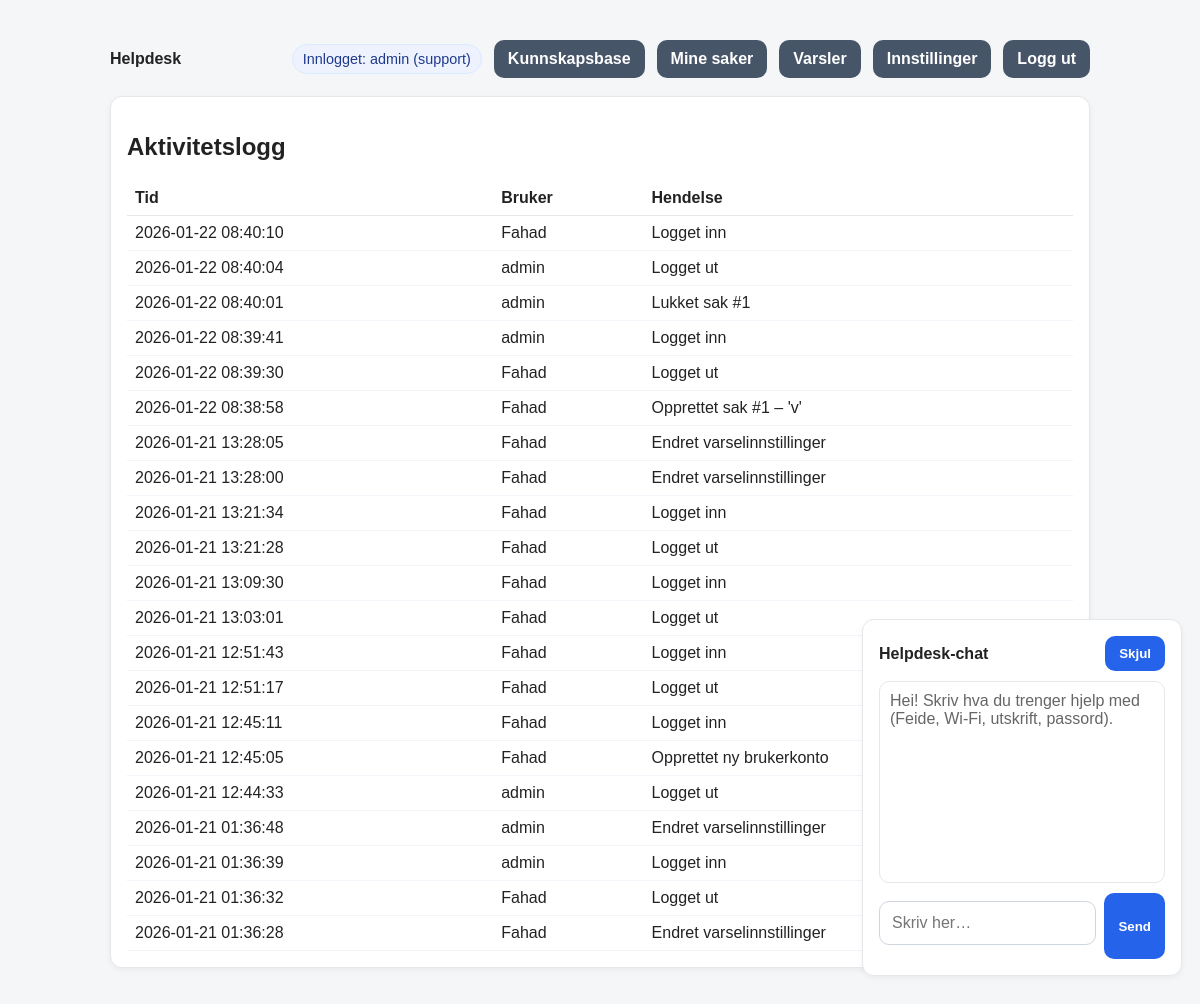
The page /admin/activity (signed in) on the database as committed earlier.
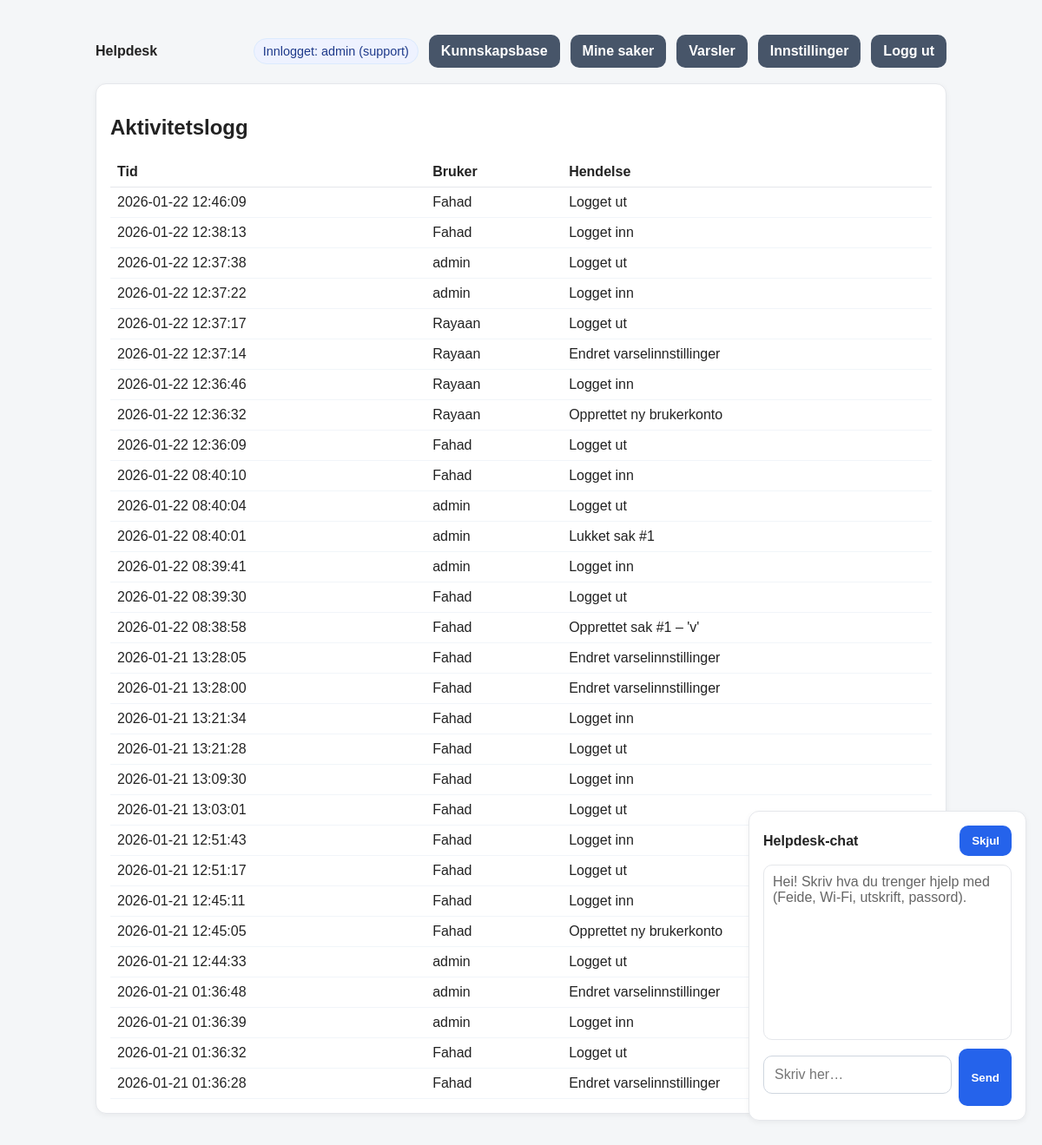
The same page on the database as committed later.
### tables this page shows
CREATE TABLE activity (
            id INTEGER PRIMARY KEY AUTOINCREMENT,
            user TEXT NOT NULL,
            details TEXT NOT NULL,
            created_at TEXT NOT NULL DEFAULT (datetime('now'))
        );

### routes.py (the view)
@bp.route("/admin/activity")
def activity_log():
    user = current_user()
    if not user:
        return redirect(url_for("main.login"))
    if current_role() != "support":
        abort(403)
    try:
        entries = get_activity(200)
    except Exception as e:
        logger.error(f"Activity log error: {e}")
        entries = []
    return render_template("logs.html", log_entries=entries)

### __init__.py (called while the page is built)
def create_app():
    app = Flask(__name__)
    app.config.from_object(Config)
    init_mail(app)
    @app.after_request
    def set_security_headers(response):
        response.headers['X-Content-Type-Options'] = 'nosniff'
        response.headers['X-Frame-Options'] = 'DENY'
        response.headers['X-XSS-Protection'] = '1; mode=block'
        return response
    from .routes import bp
    app.register_blueprint(bp)
    return app

### db.py (called while the page is built)
def _conn() -> sqlite3.Connection:
    DB_PATH.parent.mkdir(parents=True, exist_ok=True)
    conn = sqlite3.connect(DB_PATH)
    conn.row_factory = sqlite3.Row
    return conn

def count_notifications(user: str) -> int:
    conn = _conn()
    cur = conn.cursor()
    cur.execute("SELECT COUNT(*) AS c FROM notifications WHERE user = ? AND read = 0", (user,))
    row = cur.fetchone()
    conn.close()
    return int(row["c"]) if row else 0

def get_activity(limit: int = 100) -> List[Dict[str, Any]]:
    conn = _conn()
    cur = conn.cursor()
    cur.execute("SELECT * FROM activity ORDER BY id DESC LIMIT ?", (limit,))
    rows = cur.fetchall()
    conn.close()
    return [dict(r) for r in rows]

### routes.py (called while the page is built)
def current_user():
    return session.get("user")

def current_role():
    return session.get("role")

@bp.before_app_request
def ensure_db():
    try:
        init_db()
    except Exception as e:
        logger.error(f"Database initialization failed: {e}")

@bp.context_processor
def inject_notification_count():
    if current_user():
        try:
            return {"notif_count": count_notifications(current_user())}
        except Exception:
            return {"notif_count": 0}
    return {"notif_count": 0}

### templates/logs.html
{% extends "base.html" %}
{% block content %}
<div class="card">
  <h2>Aktivitetslogg</h2>
  {% if log_entries and log_entries|length > 0 %}
    <table style="width:100%; border-collapse: collapse;">
      <thead>
        <tr>
          <th style="text-align:left; border-bottom:1px solid #e5e7eb; padding:8px;">Tid</th>
          <th style="text-align:left; border-bottom:1px solid #e5e7eb; padding:8px;">Bruker</th>
          <th style="text-align:left; border-bottom:1px solid #e5e7eb; padding:8px;">Hendelse</th>
        </tr>
      </thead>
      <tbody>
        {% for e in log_entries %}
        <tr>
          <td style="padding:8px; border-bottom:1px solid #f1f5f9;">{{ e.created_at }}</td>
          <td style="padding:8px; border-bottom:1px solid #f1f5f9;">{{ e.user }}</td>
          <td style="padding:8px; border-bottom:1px solid #f1f5f9;">{{ e.details }}</td>
        </tr>
        {% endfor %}
      </tbody>
    </table>
  {% else %}
    <p class="muted">Ingen loggoppføringer.</p>
  {% endif %}
</div>
{% endblock %}

### templates/base.html (shortened to what this page needs)
<!doctype html>
<html lang="no">
  <head>
  </head>
  <body>
    <header>
      <strong>Helpdesk</strong>
      <nav>
        {% if session.get("user") %}
          <span class="pill">
            Innlogget: {{ session.get("user") }} ({{ session.get("role") }})
          </span>
          {% set ep = request.endpoint or "" %}
          <a href="{{ url_for('main.kb') }}"
             class="nav-btn {% if ep == 'main.kb' %}active{% endif %}">
            Kunnskapsbase
          </a>
          <a href="{{ url_for('main.tickets') }}"
             class="nav-btn {% if ep == 'main.tickets' %}active{% endif %}">
            Mine saker
          </a>
          <a href="{{ url_for('main.notifications_page') }}"
             class="nav-btn {% if ep == 'main.notifications_page' %}active{% endif %}">
            Varsler
          </a>
          <a href="{{ url_for('main.settings') }}"
             class="nav-btn {% if ep == 'main.settings' %}active{% endif %}">
            Innstillinger
          </a>
          <a href="{{ url_for('main.logout') }}" class="nav-btn">
            Logg ut
          </a>
        {% endif %}
      </nav>
    </header>
    {% block content %}{% endblock %}
    <div id="chatbot" style="position:fixed; right:18px; bottom:18px; width:320px; z-index:9999;">
      <div class="card">
        <div style="display:flex; justify-content:space-between; align-items:center;">
          <strong>Helpdesk-chat</strong>
          <button id="chatToggle" type="button">Skjul</button>
        </div>
        <div id="chatBody">
          <div id="chatLog"
               style="height:180px; overflow:auto; border:1px solid #e5e7eb;
                      border-radius:10px; padding:10px; margin-top:10px;">
            <div class="muted">
              Hei! Skriv hva du trenger hjelp med (Feide, Wi-Fi, utskrift, passord).
            </div>
          </div>
          <div style="display:flex; gap:8px; margin-top:10px;">
            <input id="chatInput" type="text" placeholder="Skriv her…" />
            <button id="chatSend" type="button">Send</button>
          </div>
        </div>
      </div>
    </div>
  </body>
</html>

### templates/base.html (style rules this page uses)
:root { --bg:#f4f6f8; --text:#222; --muted:#666; --card:#fff; --border:#e5e7eb; --primary:#2563eb; --primaryHover:#1d4ed8; --green:#16a34a; --yellow:#ca8a04; --red:#dc2626; --gray:#475569; --grayHover:#334155; }
body { font-family: Arial, sans-serif; font-size:16px; max-width:980px; margin:40px auto; padding:0 16px; background:var(--bg); color:var(--text); }
header { display:flex; justify-content:space-between; align-items:center; margin-bottom:18px; }
nav { display:flex; gap:12px; align-items:center; flex-wrap:wrap; }
.pill { background:#eef2ff; border:1px solid #dbeafe; color:#1e3a8a; padding:6px 10px; border-radius:999px; font-size:.9rem; white-space:nowrap; }
.nav-btn { display:inline-block; padding:10px 14px; border-radius:10px; font-weight:800; text-decoration:none; color:#fff; background:var(--gray); }
.card { background:var(--card); border:1px solid var(--border); border-radius:12px; padding:16px; margin:14px 0; box-shadow:0 2px 6px rgba(0,0,0,.05); }
.muted { color:var(--muted); }
input, textarea, select { width:100%; padding:12px; margin:8px 0 14px; border-radius:10px; border:1px solid #cfd6df; font-size:16px; box-sizing:border-box; }
button { background:var(--primary); color:#fff; border:0; border-radius:10px; padding:10px 14px; font-weight:800; cursor:pointer; }

Rows that differ between the two databases and show on the page:
added activity: created_at "2026-01-22 12:46:09", user "Fahad", details "Logget ut"
added activity: created_at "2026-01-22 12:38:13", user "Fahad", details "Logget inn"
added activity: created_at "2026-01-22 12:37:38", user "admin", details "Logget ut"
added activity: created_at "2026-01-22 12:37:22", user "admin", details "Logget inn"
added activity: created_at "2026-01-22 12:37:17", user "Rayaan", details "Logget ut"
added activity: created_at "2026-01-22 12:37:14", user "Rayaan", details "Endret varselinnstillinger"
added activity: created_at "2026-01-22 12:36:46", user "Rayaan", details "Logget inn"
added activity: created_at "2026-01-22 12:36:32", user "Rayaan", details "Opprettet ny brukerkonto"
added activity: created_at "2026-01-22 12:36:09", user "Fahad", details "Logget ut"
